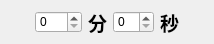
<?xml version="1.0" encoding="UTF-8"?>
<ui version="4.0">
 <class>MinutesSecondsBox</class>
 <widget class="QWidget" name="MinutesSecondsBox">
  <property name="geometry">
   <rect>
    <x>0</x>
    <y>0</y>
    <width>214</width>
    <height>44</height>
   </rect>
  </property>
  <property name="minimumSize">
   <size>
    <width>20</width>
    <height>20</height>
   </size>
  </property>
  <property name="windowTitle">
   <string>Form</string>
  </property>
  <layout class="QGridLayout" name="gridLayout">
   <item row="0" column="3">
    <widget class="QSpinBox" name="secondsBox">
     <property name="maximum">
      <number>60</number>
     </property>
    </widget>
   </item>
   <item row="0" column="2">
    <widget class="QLabel" name="timeSperator">
     <property name="font">
      <font>
       <family>Hannotate SC</family>
       <pointsize>14</pointsize>
       <weight>75</weight>
       <bold>true</bold>
      </font>
     </property>
     <property name="text">
      <string>分</string>
     </property>
     <property name="alignment">
      <set>Qt::AlignCenter</set>
     </property>
    </widget>
   </item>
   <item row="0" column="4">
    <widget class="QLabel" name="timeSperator_2">
     <property name="font">
      <font>
       <family>Hannotate SC</family>
       <pointsize>14</pointsize>
       <weight>75</weight>
       <bold>true</bold>
      </font>
     </property>
     <property name="text">
      <string>秒</string>
     </property>
     <property name="alignment">
      <set>Qt::AlignCenter</set>
     </property>
    </widget>
   </item>
   <item row="0" column="0">
    <spacer name="horizontalSpacer">
     <property name="orientation">
      <enum>Qt::Horizontal</enum>
     </property>
     <property name="sizeHint" stdset="0">
      <size>
       <width>40</width>
       <height>20</height>
      </size>
     </property>
    </spacer>
   </item>
   <item row="0" column="1">
    <widget class="QSpinBox" name="munitesBox">
     <property name="minimumSize">
      <size>
       <width>0</width>
       <height>0</height>
      </size>
     </property>
     <property name="baseSize">
      <size>
       <width>0</width>
       <height>0</height>
      </size>
     </property>
     <property name="maximum">
      <number>999</number>
     </property>
    </widget>
   </item>
   <item row="0" column="5">
    <spacer name="horizontalSpacer_2">
     <property name="orientation">
      <enum>Qt::Horizontal</enum>
     </property>
     <property name="sizeHint" stdset="0">
      <size>
       <width>40</width>
       <height>20</height>
      </size>
     </property>
    </spacer>
   </item>
  </layout>
 </widget>
 <resources/>
 <connections/>
</ui>
